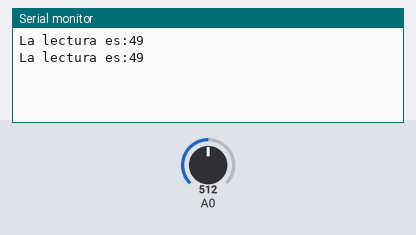
A sketch run on a simulated Arduino Uno, built with avr-gcc and run on an emulated ATmega328P. Parts: the last lines printed to the serial monitor. Inputs (shaded band) come from the test bench; at power-on: A0 = 512.

Above: at 2.3 s.
2.4 s: A0 set to 716
At 3.5 s:
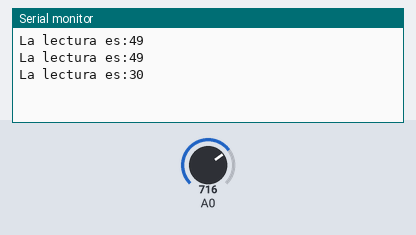
4.5 s: A0 set to 900
At 5.7 s:
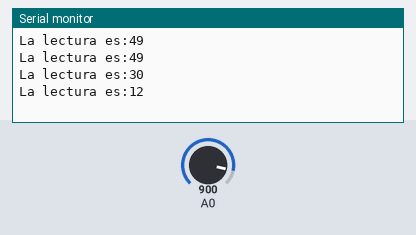
Timing chart, 0 to 7.5 s (numbered marks = the images above; inputs shaded):
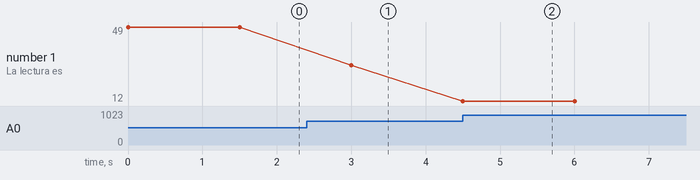

The sketch:

sketch_nov29a.ino
```cpp
//#include <ArduinoJson.h>

void setup() {

  Serial.begin(115200);

}

void loop() {

  int lectura = analogRead(A0);

  lectura =  map(lectura, 1023, 0, 0, 100);

  Serial.print("La lectura es:");
  Serial.println(lectura);

  delay(1500);
}
```

Measured:
- after the input at 2.4 s, the serial monitor: prints a new line after 0.60 s (image 1)
- after the input at 4.5 s, the serial monitor: prints a new line at once (image 2)
- plotted number 1: 49 → 30 after the input at 2.4 s, 30 → 12 after the input at 4.5 s
